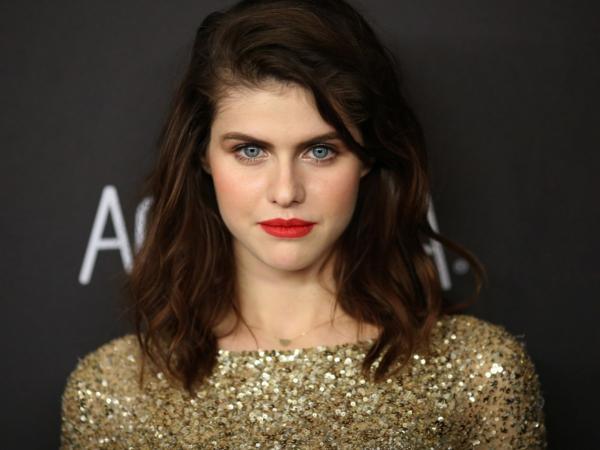
#> input picture 1.jpg, 1200 x 900 px (shown at 1/2 size)
$ jupyter execute --allow-errors AgeGenderDetection.ipynb   (shell and % lines are left out)
#> lines starting #> are read from the running program, lines starting #| are printed output that depends on the picture
<a href="https://colab.research.google.com/github/TanjilaNur/AgeGenderDetection/blob/main/AgeGenderDetection.ipynb" target="_parent"></a>

[cell 1]
%cd Age_Gender_Detection

[cell 2]
import cv2 as cv
import math
import time
from google.colab.patches import cv2_imshow

[cell 3]
def getFaceBox(net, frame, conf_threshold=0.7):
    frameOpencvDnn = frame.copy()
    frameHeight = frameOpencvDnn.shape[0]
    frameWidth = frameOpencvDnn.shape[1]
    blob = cv.dnn.blobFromImage(frameOpencvDnn, 1.0, (300, 300), [104, 117, 123], True, False)

    net.setInput(blob)
    detections = net.forward()
    bboxes = []
    for i in range(detections.shape[2]):
        confidence = detections[0, 0, i, 2]
        if confidence > conf_threshold:
            x1 = int(detections[0, 0, i, 3] * frameWidth)
            y1 = int(detections[0, 0, i, 4] * frameHeight)
            x2 = int(detections[0, 0, i, 5] * frameWidth)
            y2 = int(detections[0, 0, i, 6] * frameHeight)
            bboxes.append([x1, y1, x2, y2])
            cv.rectangle(frameOpencvDnn, (x1, y1), (x2, y2), (0, 255, 0), int(round(frameHeight/150)), 8)
    return frameOpencvDnn, bboxes

faceProto = "modelNweight/opencv_face_detector.pbtxt"
faceModel = "modelNweight/opencv_face_detector_uint8.pb"

ageProto = "modelNweight/age_deploy.prototxt"
ageModel = "modelNweight/age_net.caffemodel"

genderProto = "modelNweight/gender_deploy.prototxt"
genderModel = "modelNweight/gender_net.caffemodel"

MODEL_MEAN_VALUES = (78.4263377603, 87.7689143744, 114.895847746)
ageList = ['(0-2)', '(4-6)', '(8-12)', '(15-20)', '(25-32)', '(38-43)', '(48-53)', '(60-100)']
genderList = ['Male', 'Female']

# Load network
#> (the rest of this cell did not finish here and is left out)

[cell 4]
input = cv.imread("1.jpg")
#> input is the input picture: shape (900, 1200, 3); mean B, G, R 47.1, 59.9, 72.4
#> (the rest of this cell did not finish here and is left out)

[cell 5]
input = cv.imread("2.jpg")
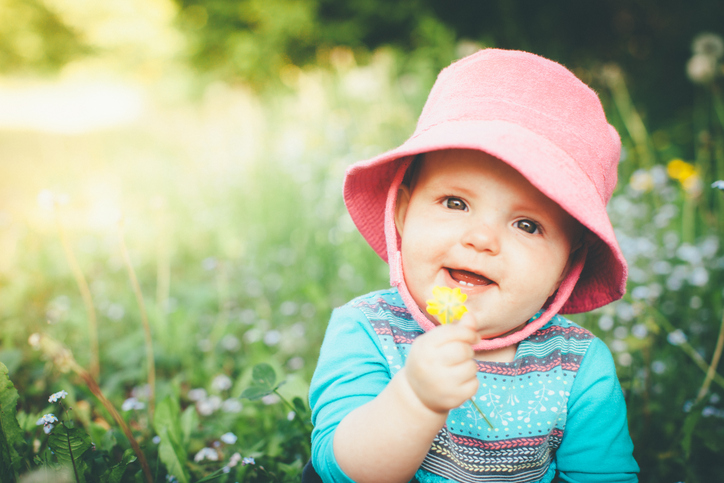
#> input picture 2.jpg, 724 x 483 px
#> input is the input picture: shape (483, 724, 3); mean B, G, R 138.5, 171.7, 161.4
#> (the rest of this cell did not finish here and is left out)

[cell 6]
input = cv.imread("3.jpeg")
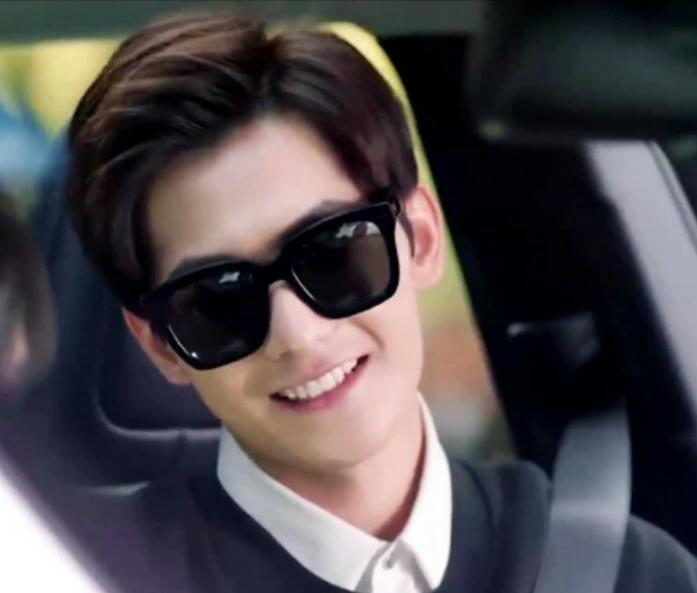
#> input picture 3.jpeg, 697 x 593 px
#> input is the input picture: shape (593, 697, 3); mean B, G, R 76.6, 73.3, 78.4
#> (the rest of this cell did not finish here and is left out)
